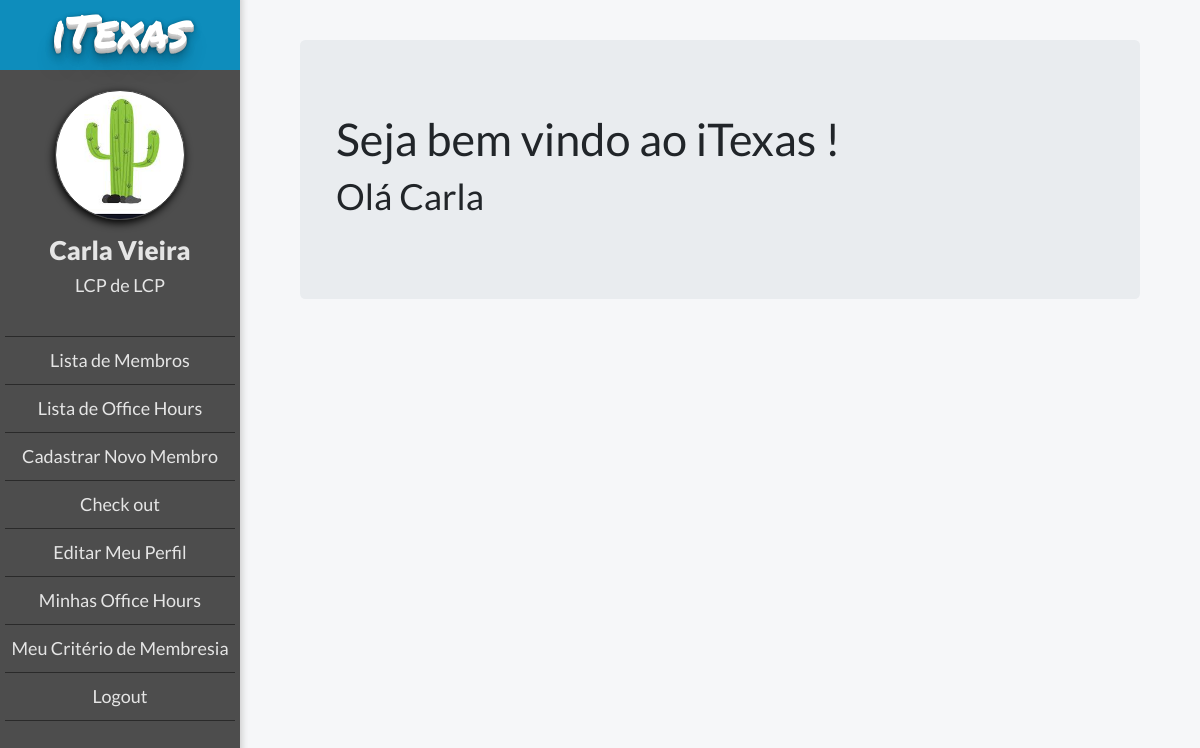
Before: / (signed in) with the older database file.
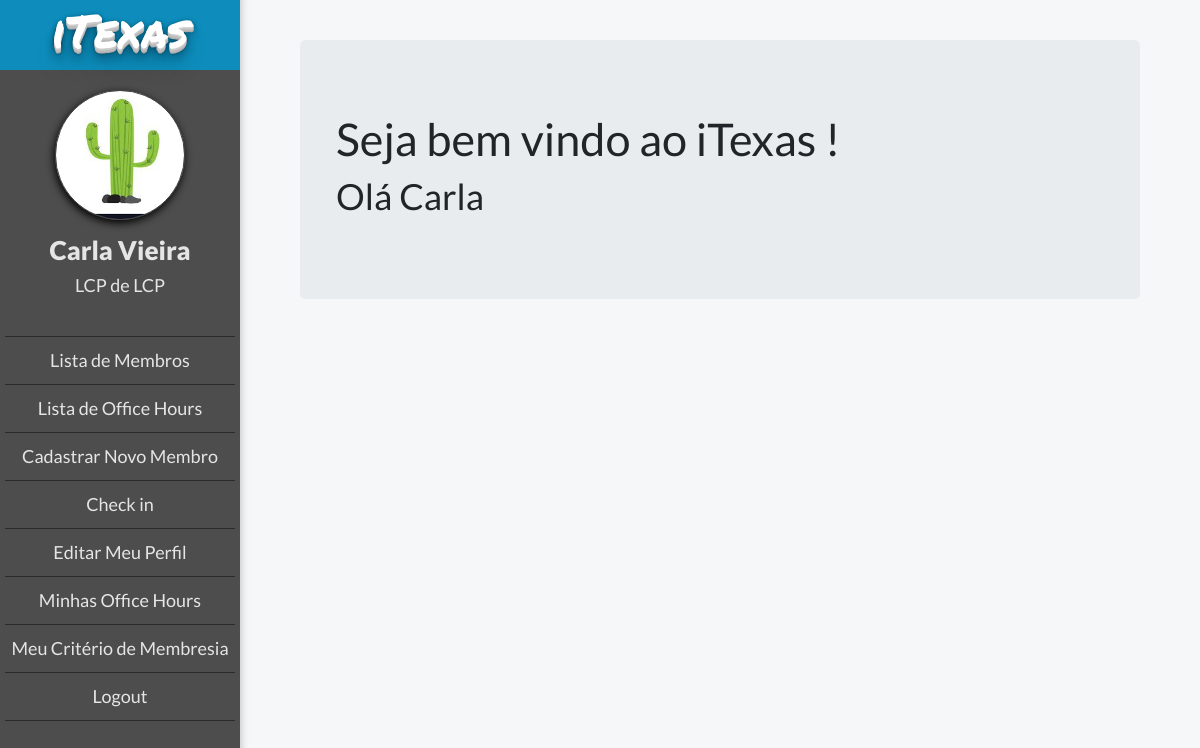
After: the same page with the newer database file.
### members/views.py (the view)
# urls.py: url(r'^$', views.index, name='index'),
def index(request):
    return render(request, 'index.html', {'request_user': request.user})

### templates/index.html
{% extends "base.html" %}
{% if user.is_authenticated %}
    {% block body_block %}
        <div class="container">
            <div class="jumbotron">
                <h1>Seja bem vindo ao iTexas !</h1>
                {% if user.is_authenticated %}
                    <h2>Olá {{ user.first_name }}</h2>
                {% else %}
                    <h2>Register or Login if you'd like to</h2>
                {% endif %}
            </div>
        </div>
    {% endblock %}
{% else %}
    <h2>Logar</h2>
{% endif %}

### templates/base.html (shortened to what this page needs)
{% load static %}
<!DOCTYPE html>
<html lang="en">
<head>
    <link rel="stylesheet" href="https://stackpath.bootstrapcdn.com/bootstrap/4.3.1/css/bootstrap.min.css"
>
    <link rel="stylesheet" href="https://maxcdn.bootstrapcdn.com/font-awesome/4.5.0/css/font-awesome.min.css">
    <link rel="stylesheet" href="{% static 'css/style.css' %}">
</head>
<body>
{% if user.is_authenticated %}
    <div class="ogr-container">
    <div class="page-body">
    <div class="lateral-menu">
        <div class="logo-area">
            <h2 class="logo-mobile">iTexas</h2>
        </div>
        <div class="menu-area">
            <div class="profile-picture"></div>
            <div class="member-infos">
                <h2 class="member-name">{{ request_user.first_name }} {{ request_user.last_name }}</h2>
                <h3 class="member-area">{{ request_user.get_post_display }} de {{ request_user.get_department_display }}</h3>
            </div>
            <ul class="function-list">
                <li><a href="{% url 'member_list' %}" class="button">Lista de Membros</a></li>
                <li><a href="{% url 'officehour_list' %}" class="button">Lista de Office Hours</a></li>
                <li><a href="{% url 'register' %}" class="button">Cadastrar Novo Membro</a></li>
                {% if user.is_working %}
                    <li><a href="{% url 'check' %}" class="button">Check out</a></li>
                {% else %}
                    <li><a href="{% url 'check' %}" class="button">Check in</a></li>
                {% endif %}
                <li><a href="{% url 'member_edit' user.podio_code %}" class="button">Editar Meu Perfil</a></li>
                <li><a href="{% url 'office_hours_history' %}" class="button">Minhas Office Hours</a></li>
                <li><a href="{% url 'member_report' user.podio_code %}" class="button">Meu Critério de Membresia</a></li>
                {% if user.is_authenticated %}
                    <li><a href="{% url 'user_logout' %}">Logout</a></li>
                {% else %}
                    <li><a class="navbar-link" href="{% url 'user_login' %}">Login</a></li>
                {% endif %}
            </ul>
        </div>
    </div>
    <div class="body-content">
        <div class="body-container">
            {% block body_block %}
            {% endblock %}
        </div>
    </div>
{% endif %}
</div>
</body>
</html>

Changed rows visible on the page:
changed MyUser "Carla": is_working True → False (drawn)
Other visible differences:
text no longer shown: "Check out"
text now shown: "Check in"
